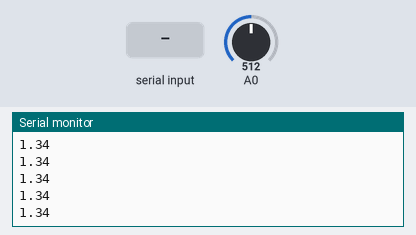
Simulated run of this sketch. Board: Arduino Uno, built with avr-gcc and run on an emulated ATmega328P. Parts: the last lines printed to the serial monitor. Inputs (shaded band) come from the test bench; at power-on: A0 = 512.

Above: at 1.2 s.
1.3 s: "CAL,7" received over Serial
3.8 s: "CAL,4" received over Serial
6.3 s: "CAL,10" received over Serial
8.8 s: "CAL,CLEAR" received over Serial
11.3 s: A0 set to 716
At 12.2 s:
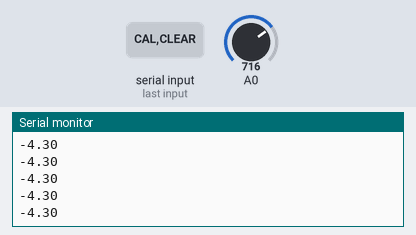
12.8 s: A0 set to 900
At 13.3 s:
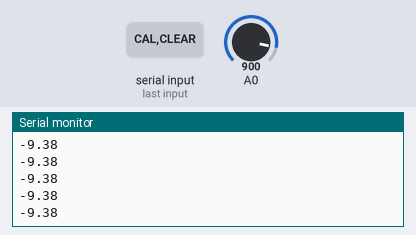
Timing chart, 0 to 15.3 s (numbered marks = the images above; inputs shaded):
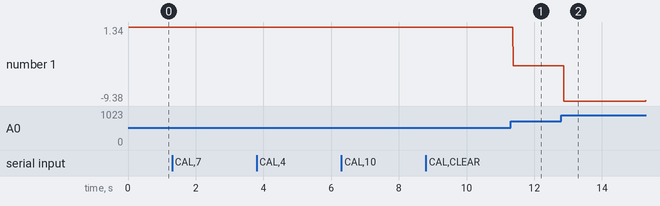

The sketch:

pHSensor.ino
```cpp
#include "ph_grav.h"

Gravity_pH pH = Gravity_pH(A0);
//Must use an analog input pin

uint8_t user_bytes_received = 0;
const uint8_t bufferlen = 32;
char user_data[bufferlen];
//Variables for reading data

//Used for calibration
//*************************************************
void parse_cmd(char* string) {
  strupr(string);
  if (strcmp(string, "CAL,7") == 0) {
    pH.cal_mid();
    Serial.println("MID CALIBRATED");
  }
  else if (strcmp(string, "CAL,4") == 0) {
    pH.cal_low();
    Serial.println("LOW CALIBRATED");
  }
  else if (strcmp(string, "CAL,10") == 0) {
    pH.cal_high();
    Serial.println("HIGH CALIBRATED");
  }
  else if (strcmp(string, "CAL,CLEAR") == 0) {
    pH.cal_clear();
    Serial.println("CALIBRATION CLEARED");
  }
}
//*************************************************

void setup() {
  Serial.begin(9600);

  if (pH.begin())
  {
    Serial.println("Loaded EEPROM");
    //If text does not show up pH sensor did not begin fully
    //Reset arduino and rerun code
  }
}

void loop() {
  //Code for reading User inputed commands
  //Used for calibration purposes
  //*************************************************
  if (Serial.available() > 0)
  {
    user_bytes_received = Serial.readBytesUntil(13, user_data, sizeof(user_data));
  }

  if (user_bytes_received)
  {
    parse_cmd(user_data);
    user_bytes_received = 0;
    memset(user_data, 0, sizeof(user_data));
  }
  //*************************************************

  //Code that receives and dispays pH
  Serial.println(pH.read_ph());
}
```

Measured:
- after the input at 11.3 s, the serial monitor: prints a new line after 0.07 s (image 1)
- after the input at 12.8 s, the serial monitor: prints a new line after 0.07 s (image 2)
- plotted number 1: 1.34 → -4.3 after the input at 11.3 s, -4.3 → -9.3 after the input at 12.8 s
